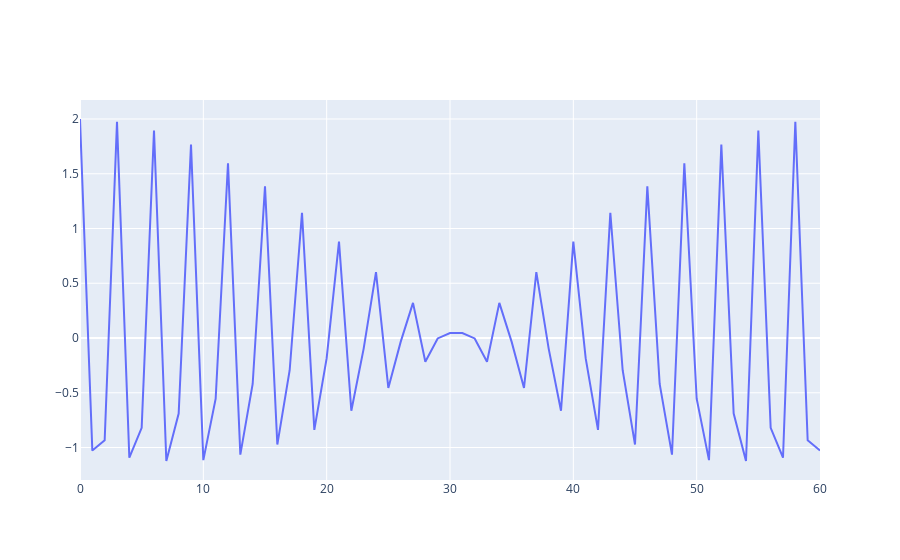

Notebook source saved alongside this figure:
### Code cell
# ID: TrueFullReconstruction_Plotly
import numpy as np
import plotly.graph_objects as go	# [1]


def fullFourierReconstruction(signal_data):
	"""
	Performs a full, literal Fourier reconstruction with no filtering.
	This is equivalent to an identity operation.
	"""
	fft_result = np.fft.fft(signal_data)
	reconstructed_signal = np.fft.ifft(fft_result)
	n_samples = len(signal_data)
	first_pulse_indices = np.where(signal_data > 0)[0]
	first_pulse_index = first_pulse_indices[0]

	time_steps_from_start = np.arange(n_samples) - first_pulse_index
	decay_rate = 0.025
	window = np.exp(-decay_rate * time_steps_from_start)

	# return reconstructed_signal.real * window
	return fft_result.real
	return fft_result.real


def plotResults(signal=None, prior=None):	# [1]
	"""
	Generates an interactive plot using Plotly.
	"""
	# time_steps = np.arange(len(signal))
	fig = go.Figure()

	# # [2] Create stems for the original signal pulses
	# for t, val in enumerate(signal):
	# 	if val > 0:
	# 		fig.add_shape(
	# 			type="line", x0=t, y0=0, x1=t, y1=val, line=dict(color="grey", width=2)
	# 		)

	# # [3] Add markers for the original signal pulses
	# fig.add_trace(
	# 	go.Scatter(
	# 		x=time_steps,
	# 		y=signal,
	# 		mode="markers",
	# 		marker=dict(color="red", size=8),
	# 		name="Original Signal",
	# 	)
	# )

	# [4] Add the reconstructed signal line
	fig.add_trace(
		go.Scatter(
			# x=time_steps,
			y=prior,
			mode="lines",
			# line=dict(color="blue", width=2),
			# name="Fully Reconstructed Signal",
		)
	)

	# [5] Configure the layout of the plot
	# fig.update_layout(
	# 	title="Full, Unfiltered Fourier Reconstruction (Plotly)",
	# 	xaxis_title="Time Step",
	# 	yaxis_title="Value",
	# 	yaxis_range=[-0.1, 1.1],
	# 	template="plotly_white",
	# )

	fig.show()


if __name__ == "__main__":
	period = 20
	n_cycles = 3
	total_samples = period * n_cycles

	input_signal = np.zeros(total_samples + 1)

	for i in range(1, 3):
		input_signal[i * period] = 1

	reconstructed_prior = fullFourierReconstruction(input_signal)

	plotResults(input_signal, reconstructed_prior)

### Figure 1 — Plotly figure (JSON) as saved in the notebook; plotly's stock layout.template omitted (floating-point values rounded to 4 significant figures)
{"data": [{"mode": "lines", "type": "scatter", "y": [2.0, -1.028, -0.935, 1.974, -1.093, -0.8199, 1.895, -1.123, -0.6904, 1.768, -1.115, -0.5544, 1.596, -1.065, -0.4199, 1.385, -0.9729, -0.2943, 1.144, -0.8386, -0.1846, 0.8795, -0.6648, -0.09674, 0.6021, -0.4556, -0.03545, 0.3207, -0.2167, -0.003974, 0.04482, 0.04482, -0.003974, -0.2167, 0.3207, -0.03545, -0.4556, 0.6021, -0.09674, -0.6648, 0.8795, -0.1846, -0.8386, 1.144, -0.2943, -0.9729, 1.385, -0.4199, -1.065, 1.596, -0.5544, -1.115, 1.768, -0.6904, -1.123, 1.895, -0.8199, -1.093, 1.974, -0.935, -1.028]}], "layout": {}}
